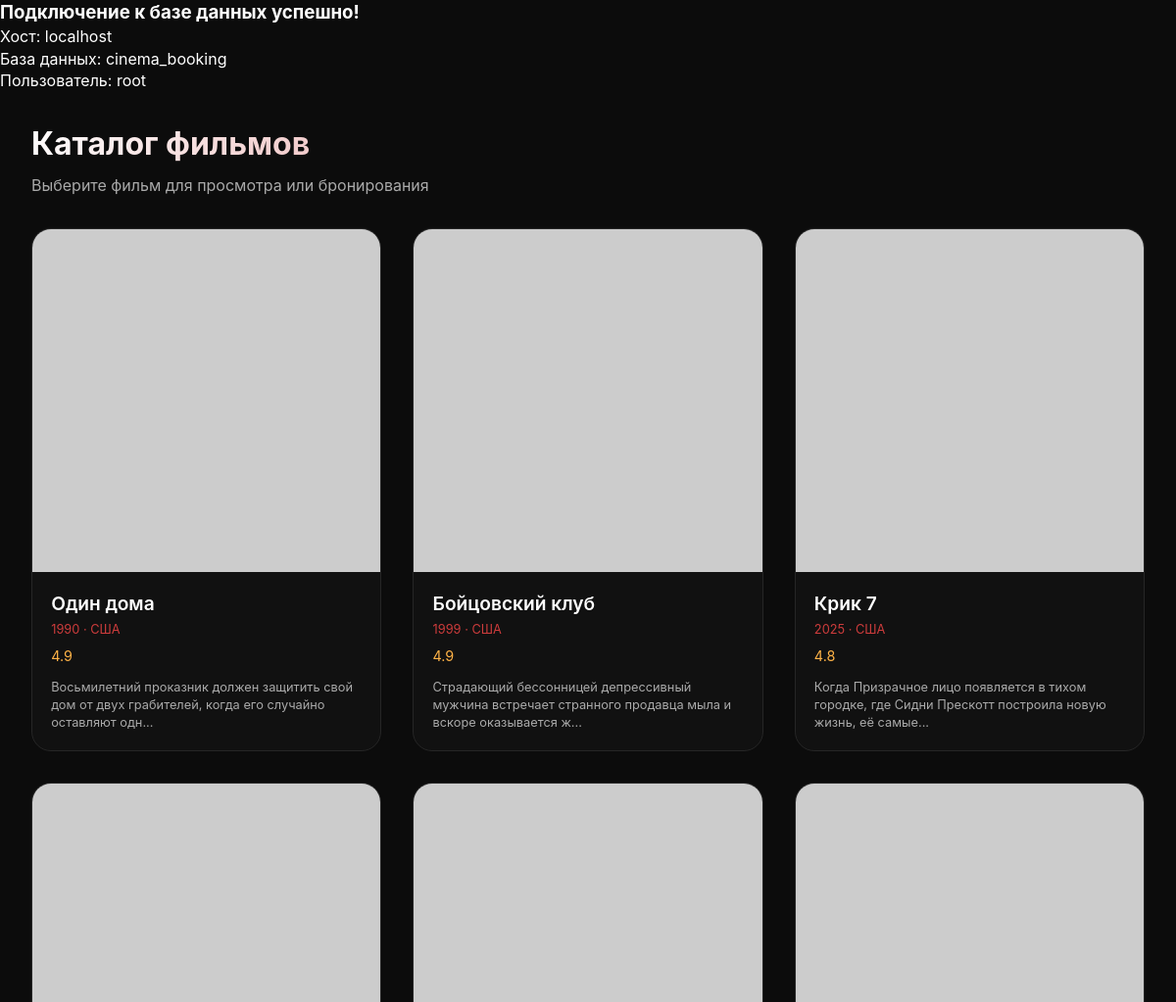
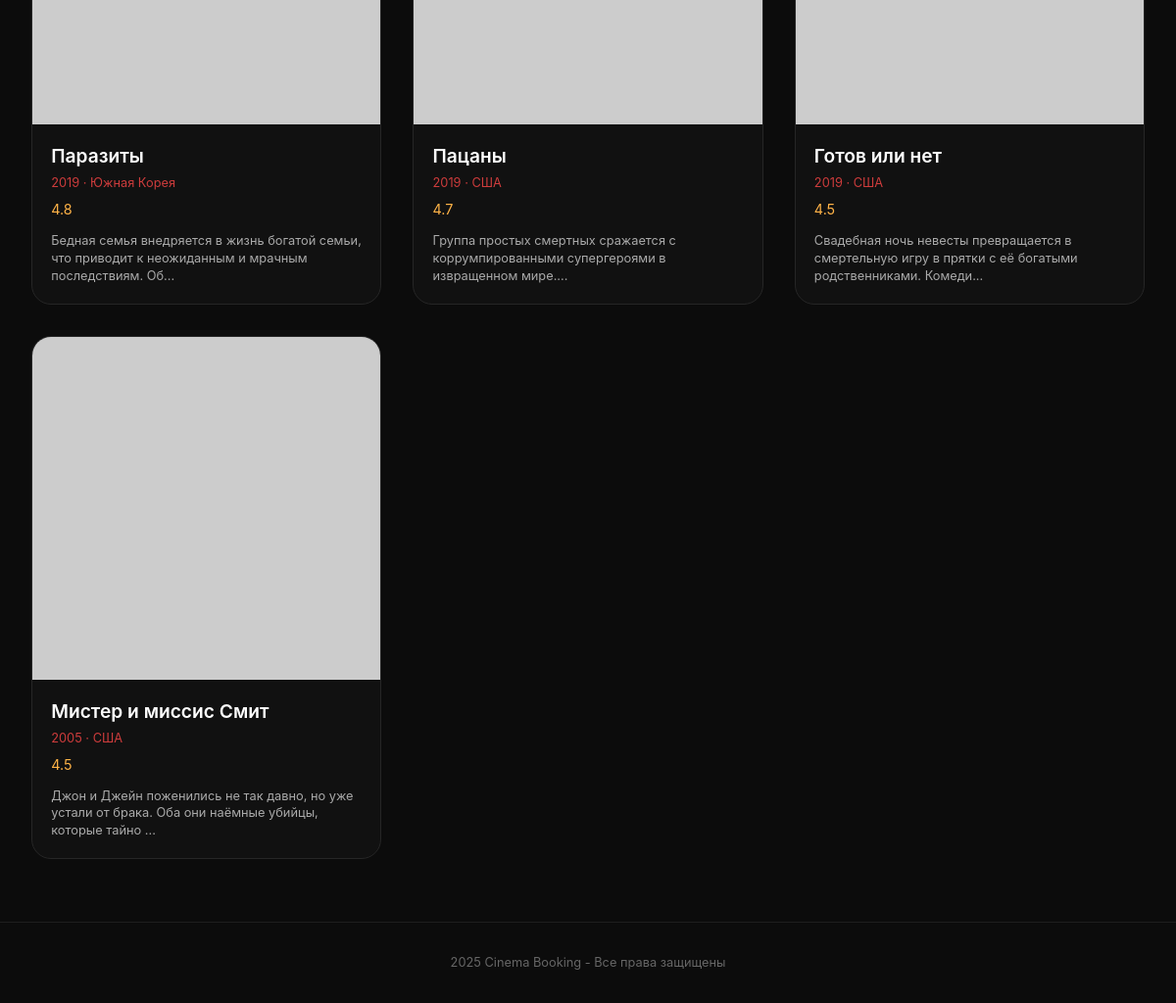
The page / on the database its author committed (2 pictures, top to bottom).
### tables this page shows
CREATE TABLE movie (
    id INT PRIMARY KEY AUTO_INCREMENT COMMENT 'Уникальный ID фильма',
    title VARCHAR(200) NOT NULL COMMENT 'Название фильма',
    description TEXT COMMENT 'Описание сюжета',
    poster_url TEXT COMMENT 'Ссылка на постер',
    year INT COMMENT 'Год выпуска',
    country VARCHAR(100) COMMENT 'Страна-производитель',
    rating DECIMAL(3,1) DEFAULT 0 COMMENT 'Рейтинг от 0 до 10',
    duration INT COMMENT 'Длительность в минутах',
    release_date DATE COMMENT 'Дата выхода в прокат',
    created_at TIMESTAMP DEFAULT CURRENT_TIMESTAMP,
    updated_at TIMESTAMP DEFAULT CURRENT_TIMESTAMP ON UPDATE CURRENT_TIMESTAMP,
    
    INDEX idx_title (title),
    INDEX idx_year (year),
    INDEX idx_rating (rating)
);

### src/models/MovieModel.php (called while the page is built, shortened)
<?php
require_once __DIR__ . '/../config/database.php';
function getAllMovies() {
    global $pdo;
    try {
        $sql = "SELECT id, title, description, poster_url, year, country, rating, duration
                FROM movie
                ORDER BY rating DESC";
        $stmt = $pdo->prepare($sql);
        $stmt->execute();
        $movies = $stmt->fetchAll();
        return $movies;
    } catch (PDOException $e) {
        echo "Ошибка запроса: " . $e->getMessage();
        return [];
    }
}

### public/index.php (the view, shortened to what this page needs)
<?php
require_once __DIR__ . '/../src/models/MovieModel.php';
$movies = getAllMovies();
?>
<!DOCTYPE html>
<html lang="ru">
<head>
</head>
<body>
    <div class="container">
        <h1>Каталог фильмов</h1>
        <p class="subtitle">Выберите фильм для просмотра или бронирования</p>
        <div class="movies-grid">
            <?php if (empty($movies)): ?>
                <p>Фильмы не найдены. Проверьте базу данных.</p>
            <?php else: ?>
                <?php foreach ($movies as $movie): ?>
                    <div class="movie-card">
                        <div class="movie-poster">
                            <img src="<?php echo $movie['poster_url']; ?>"
                                 alt="<?php echo $movie['title']; ?>"
                                 onerror="this.src='https://via.placeholder.com/300x400?text=No+Poster'">
                        </div>
                        <div class="movie-info">
                            <div class="movie-title"><?php echo $movie['title']; ?></div>
                            <div class="movie-year"><?php echo $movie['year']; ?> · <?php echo $movie['country']; ?></div>
                            <div class="movie-rating"> <?php echo $movie['rating']; ?></div>
                            <div class="movie-description">
                                <?php echo mb_substr($movie['description'], 0, 100); ?>...
                            </div>
                        </div>
                    </div>
                <?php endforeach; ?>
            <?php endif; ?>
        </div>
    </div>
    <footer>
        <p>2025 Cinema Booking - Все права защищены</p>
    </footer>
</body>
</html>

### src/config/database.php (shortened to what this page needs)
<?php
$host = 'localhost';
$dbname = 'cinema_booking';
$username = 'root';
echo "<h3>Подключение к базе данных успешно!</h3>";
echo "<p>Хост: " . $host . "</p>";
echo "<p>База данных: " . $dbname . "</p>";
echo "<p>Пользователь: " . $username . "</p>";

### public/index.php (style rules this page uses)
* { margin: 0; padding: 0; box-sizing: border-box; }
body { font-family: 'Inter', system-ui, -apple-system, sans-serif; background-color: #0c0c0c; color: #ffffff; line-height: 1.4; }
.container { max-width: 1200px; margin: 0 auto; padding: 2rem; }
h1 { font-size: 2rem; margin-bottom: 0.5rem; background: linear-gradient(135deg, #ffffff, #cd3c3c); -webkit-background-clip: text; background-clip: text; color: transparent; }
.subtitle { color: #aaa; margin-bottom: 2rem; }
.movies-grid { display: grid; grid-template-columns: repeat(auto-fill, minmax(280px, 1fr)); gap: 2rem; }
.movie-card { background: #111111; border-radius: 20px; overflow: hidden; transition: 0.3s; border: 1px solid #262626; }
.movie-poster { height: 350px; overflow: hidden; }
.movie-poster img { width: 100%; height: 100%; object-fit: cover; transition: 0.3s; }
.movie-info { padding: 1.2rem; }
.movie-title { font-size: 1.2rem; font-weight: 600; margin-bottom: 0.3rem; }
.movie-year { font-size: 0.8rem; color: #cd3c3c; margin-bottom: 0.5rem; }
.movie-rating { color: #ffb347; font-size: 0.9rem; margin-bottom: 0.8rem; }
.movie-description { font-size: 0.8rem; color: #aaa; line-height: 1.4; }
footer { text-align: center; padding: 2rem; border-top: 1px solid #1e1e1e; margin-top: 2rem; color: #666; font-size: 0.8rem; }

### rows shown on the page
movie: title "Один дома", year "1990", country "США", rating "4.9", description "Восьмилетний проказник должен защитить свой дом от двух грабителей, когда его случайно оставляют одн"
movie: title "Бойцовский клуб", year "1999", country "США", rating "4.9", description "Страдающий бессонницей депрессивный мужчина встречает странного продавца мыла и вскоре оказывается ж"
movie: title "Крик 7", year "2025", country "США", rating "4.8", description "Когда Призрачное лицо появляется в тихом городке, где Сидни Прескотт построила новую жизнь, её самые"
movie: title "Паразиты", year "2019", country "Южная Корея", rating "4.8", description "Бедная семья внедряется в жизнь богатой семьи, что приводит к неожиданным и мрачным последствиям. Об"
movie: title "Пацаны", year "2019", country "США", rating "4.7", description "Группа простых смертных сражается с коррумпированными супергероями в извращенном мире."
movie: title "Готов или нет", year "2019", country "США", rating "4.5", description "Свадебная ночь невесты превращается в смертельную игру в прятки с её богатыми родственниками. Комеди"
movie: title "Мистер и миссис Смит", year "2005", country "США", rating "4.5", description "Джон и Джейн поженились не так давно, но уже устали от брака. Оба они наёмные убийцы, которые тайно"

### other values the page prints
$host "localhost"
$dbname "cinema_booking"
$username "root"
